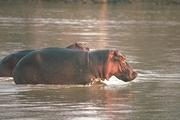
#> input picture Corel_Dataset/Images/corel_1.jpg, 180 x 120 px
$ python -i build_data.py   (imports and definitions only)
#> lines starting #> are read from the running program, lines starting #| are printed output that depends on the picture
import numpy as np
from sklearn.neural_network import MLPClassifier
from translate_images import translate_images
from cv2 import GaussianBlur, filter2D
from gabor_pre import build_filters


def build_data(images):
    (n_samples, height, width, p) = images.shape

    # Filter the images
    size = 7
    f = (size,size)
    filtered_images_l = np.zeros(images.shape)
    for i in range(n_samples):
        filtered_images_l[i] = GaussianBlur(images[i],f,1)

    size = 5
    f = (size,size)
    filtered_images_m = np.zeros(images.shape)
    for i in range(n_samples):
        filtered_images_m[i] = GaussianBlur(images[i],f,1)

    size = 3
    f = (size,size)
    filtered_images_s = np.zeros(images.shape)
    for i in range(n_samples):
        filtered_images_s[i] = GaussianBlur(images[i],f,1)


    difference_of_g_1 = filtered_images_m - filtered_images_s
    difference_of_g_1 = difference_of_g_1[:,:,:,0]

    difference_of_g_2 = filtered_images_l - filtered_images_s
    difference_of_g_2 = difference_of_g_2[:,:,:,0]

    difference_of_g_3 = filtered_images_l - filtered_images_m
    difference_of_g_3 = difference_of_g_3[:,:,:,0]

    # Translate the difference of gaussians
    diff_of_g_translated_1 = translate_images(difference_of_g_1)
    diff_of_g_translated_2 = translate_images(difference_of_g_2)
    diff_of_g_translated_3 = translate_images(difference_of_g_3)

    theta_min = 0
    theta_max = np.pi
    theta_step = np.pi/4
    scale_min = 3
    scale_max = 15
    scale_step = 5
    [kernel_even, kernel_odd] = build_filters(theta_min, theta_max, theta_step,
                                                scale_min, scale_max, scale_step)

    # gabor filter 1
    n = 8
    images_gab = np.zeros((n, n_samples, height, width))
    images_gab_translated = np.zeros((n, 8, n_samples, height, width))

    for k in range(n/2):
        # Even
        gab = np.zeros(images.shape)
        for i in range(n_samples):
            gab[i] = filter2D(images[i], -1, kernel_even[k])
        images_gab[2*k] = gab[:,:,:,0]
        images_gab_translated[2*k] = translate_images(images_gab[2*k])
        # Odd
        gab = np.zeros(images.shape)
        for i in range(n_samples):
            gab[i] = filter2D(images[i], -1, kernel_odd[k])
        images_gab[2*k+1] = gab[:,:,:,0]
        images_gab_translated[2*k+1] = translate_images(images_gab[k])


    # Build 3x3 data
    l_images = images[:,:,:,0]
    a_images = images[:,:,:,1]
    b_images = images[:,:,:,2]


    # Translate the images
    l_translated = translate_images(l_images)
    a_translated = translate_images(a_images)
    b_translated = translate_images(b_images)


    # Build the input data
    # size_input = 3 + 8 * 2
    n_gab = 8
    n_input = 3 + 3 + n_gab
    size_input = n_input + 8 * (5+n_gab)
    X = np.zeros((n_samples, height, width, size_input))
    X[:,:,:,0] = l_images
    X[:,:,:,1] = a_images
    X[:,:,:,2] = b_images

    X[:,:,:,3] = difference_of_g_1
    X[:,:,:,4] = difference_of_g_2
    X[:,:,:,5] = difference_of_g_3

    for i in range(n_gab):
        X[:,:,:,6+i] = images_gab[i]


    for i in range(8):
        # X[:,:,:,i+n_input+8*2] = l_translated[i]
        X[:,:,:,i+n_input+8*0] = diff_of_g_translated_1[i]
        X[:,:,:,i+n_input+8*1] = diff_of_g_translated_2[i]
        X[:,:,:,i+n_input+8*2] = diff_of_g_translated_3[i]
        X[:,:,:,i+n_input+8*3] = a_translated[i]
        X[:,:,:,i+n_input+8*4] = b_translated[i]
        for j in range(n_gab):
            X[:,:,:,i+n_input+8*(j+5)] = images_gab_translated[j,i]

    return X

>>> import cv2
>>> picture = cv2.imread('Corel_Dataset/Images/corel_1.jpg', cv2.IMREAD_GRAYSCALE)
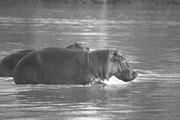
#> picture: shape (120, 180); min 44, max 255, mean 123.3
#> (the run stopped early here; a loop or call above may not have finished)

$ run again, on Corel_Dataset/Images/corel_10.jpg
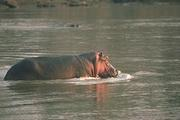
#> input picture Corel_Dataset/Images/corel_10.jpg, 180 x 120 px
#> `picture = cv2.imread('Corel_Dataset/Images/corel_1.jpg', cv2.IMREAD_GR..`:
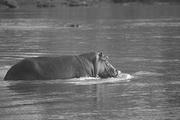
#> picture: shape (120, 180); min 34, max 255, mean 107.4

$ run again, on Corel_Dataset/Images/corel_100.jpg
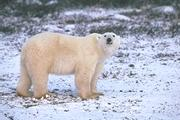
#> input picture Corel_Dataset/Images/corel_100.jpg, 180 x 120 px
#> `picture = cv2.imread('Corel_Dataset/Images/corel_1.jpg', cv2.IMREAD_GR..`:
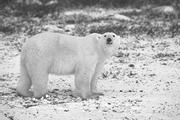
#> picture: shape (120, 180); min 47, max 255, mean 176.8

$ run again, on Corel_Dataset/Images/corel_11.jpg
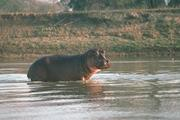
#> input picture Corel_Dataset/Images/corel_11.jpg, 180 x 120 px
#> `picture = cv2.imread('Corel_Dataset/Images/corel_1.jpg', cv2.IMREAD_GR..`:
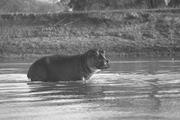
#> picture: shape (120, 180); min 48, max 254, mean 125.7
